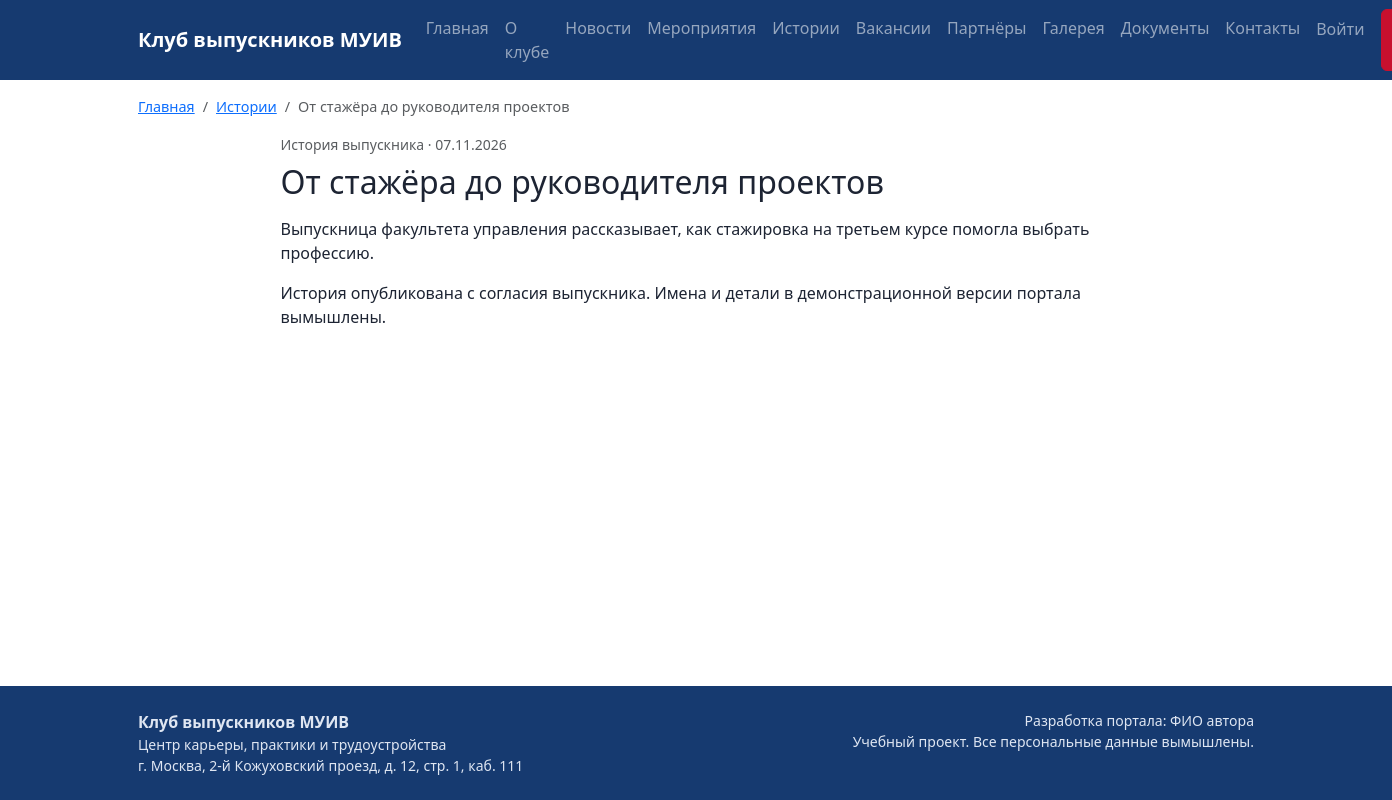
/stories/7/, run on the app's committed database.
### news/models.py (models this page shows, shortened)
class News(models.Model):
    category = models.ForeignKey(NewsCategory, on_delete=models.PROTECT,
                                 verbose_name="Категория", related_name="items")
    title = models.CharField("Заголовок", max_length=200)
    summary = models.CharField("Краткое описание", max_length=300, blank=True)
    body = models.TextField("Текст")
    image = models.ImageField("Изображение", upload_to="news/", blank=True,
                              validators=[validate_image_file])
    published_at = models.DateTimeField("Дата публикации", null=True, blank=True,
                                        help_text="Пустое значение — черновик")
    author = models.ForeignKey(settings.AUTH_USER_MODEL, on_delete=models.SET_NULL,
                               null=True, verbose_name="Автор", related_name="news")
    objects = models.Manager()
    published = PublishedManager()
    class Meta:
        db_table = "news"
        verbose_name = "Публикация"
        verbose_name_plural = "Публикации"
        ordering = ["-published_at", "-id"]
        indexes = [models.Index(fields=["-published_at"], name="idx_news_pub")]

class NewsCategory(models.Model):
    NEWS = "news"
    STORY = "story"
    code = models.CharField("Код", max_length=20, unique=True)
    name = models.CharField("Название", max_length=50)
    class Meta:
        db_table = "news_categories"
        verbose_name = "Категория публикации"
        verbose_name_plural = "Категории публикаций"

### news/views.py (the view)
# urls.py: path("stories/<int:pk>/", views.story_detail, name="story_detail"),
def story_detail(request, pk):
    item = get_object_or_404(News.published, pk=pk, category__code=NewsCategory.STORY)
    return render(request, "news/detail.html", {
        "item": item,
        "crumbs": crumbs(("Истории", "news:stories"), item.title),
    })

### core/breadcrumbs.py (called while the page is built)
def crumbs(*items):
    result = []
    for item in items:
        if isinstance(item, str):
            result.append({"title": item, "url": None})
        else:
            title, route, *args = item
            result.append({"title": title, "url": reverse(route, args=args)})
    return result

### core/context_processors.py (called while the page is built)
def site(request):
    return {
        "menu": MENU,
        "portal_name": settings.PORTAL_NAME,
        "portal_author": settings.PORTAL_AUTHOR,
    }

### news/models.py (called while the page is built)
    def get_queryset(self):
        return super().get_queryset().filter(published_at__isnull=False,
                                             published_at__lte=timezone.now())

### templates/news/detail.html (shortened to what this page needs)
{% extends "base.html" %}
{% block content %}
<article class="row justify-content-center">
  <div class="col-lg-9">
    <div class="small text-muted mb-2">{{ item.category.name }} · {{ item.published_at|date:"d.m.Y" }}</div>
    <h1 class="h2 mb-3">{{ item.title }}</h1>
    {{ item.body|linebreaks }}
  </div>
</article>
{% endblock %}

### templates/base.html (shortened to what this page needs)
{% load static %}<!doctype html>
<html lang="ru">
<head>
  <link href="https://cdn.jsdelivr.net/npm/bootstrap@5.3.3/dist/css/bootstrap.min.css" rel="stylesheet">
  <link href="{% static 'css/site.css' %}" rel="stylesheet">
</head>
<body class="d-flex flex-column min-vh-100">
<nav class="navbar navbar-expand-xl navbar-dark site-nav">
  <div class="container">
    <a class="navbar-brand fw-bold" href="{% url 'core:home' %}">{{ portal_name }}</a>
    <div class="collapse navbar-collapse" id="mainMenu">
      <ul class="navbar-nav me-auto">
        {% for title, route in menu %}
          {% url route as item_url %}
          <li class="nav-item">
            <a class="nav-link{% if request.path == item_url %} active{% endif %}" href="{{ item_url }}">{{ title }}</a>
          </li>
        {% endfor %}
      </ul>
      <ul class="navbar-nav">
        {% if user.is_authenticated %}
          <li class="nav-item"><a class="nav-link" href="{% url 'accounts:cabinet' %}">{{ user.email }}</a></li>
          <li class="nav-item">
            <form method="post" action="{% url 'accounts:logout' %}">{% csrf_token %}
              <button class="btn btn-link nav-link" type="submit">Выйти</button>
            </form>
          </li>
        {% else %}
          <li class="nav-item"><a class="nav-link" href="{% url 'accounts:login' %}">Войти</a></li>
          <li class="nav-item"><a class="btn btn-accent ms-xl-2" href="{% url 'club:join' %}">Вступить в клуб</a></li>
        {% endif %}
      </ul>
    </div>
  </div>
</nav>
<div class="container">
  <nav aria-label="Навигационная цепочка" class="mt-3">
    <ol class="breadcrumb">
      {% if crumbs %}
        <li class="breadcrumb-item"><a href="{% url 'core:home' %}">Главная</a></li>
        {% for crumb in crumbs %}
          {% if crumb.url %}
            <li class="breadcrumb-item"><a href="{{ crumb.url }}">{{ crumb.title }}</a></li>
          {% else %}
            <li class="breadcrumb-item active" aria-current="page">{{ crumb.title }}</li>
          {% endif %}
        {% endfor %}
      {% else %}
        <li class="breadcrumb-item active" aria-current="page">Главная</li>
      {% endif %}
    </ol>
  </nav>
</div>
<main class="container flex-grow-1 pb-5">
  {% block content %}{% endblock %}
</main>
<footer class="site-footer py-4 mt-auto">
  <div class="container d-flex flex-column flex-md-row justify-content-between gap-2">
    <div>
      <div class="fw-bold">{{ portal_name }}</div>
      <div class="small">Центр карьеры, практики и трудоустройства</div>
      <div class="small">г. Москва, 2-й Кожуховский проезд, д. 12, стр. 1, каб. 111</div>
    </div>
    <div class="small text-md-end">
      <div>Разработка портала: {{ portal_author }}</div>
      <div>Учебный проект. Все персональные данные вымышлены.</div>
    </div>
  </div>
</footer>
</body>
</html>

### static/css/site.css (style rules this page uses)
:root { --club-blue: #163a70; --club-red: #c8102e; --club-light: #f3f6fb; }
body { font-family: "Segoe UI", Roboto, Arial, sans-serif; color: #1d2433; }
.site-nav { background-color: var(--club-blue); }
.btn-accent { background-color: var(--club-red); border-color: var(--club-red); color: #fff; }
.breadcrumb { font-size: 0.9rem; }
h1, h2, h3 { color: var(--club-blue); }
.site-footer { background-color: var(--club-blue); color: #dfe6f2; }

### data on the page
News: title "От стажёра до руководителя проектов", category.name "История выпускника", published_at "07.11.2026", title "От стажёра до руководителя проектов", body "Выпускница факультета управления рассказывает, как стажировка на третьем курсе помогла выбрать профессию. История опубликована с согласия выпускника. Имена и детали в демонстрационной версии портала вымышлены."

### other printed values
{{ portal_name }} "Клуб выпускников МУИВ"
{{ title }} "Главная" "О клубе" "Новости" "Мероприятия" "Истории" "Вакансии" "Партнёры" "Галерея" "Документы" "Контакты"
{{ crumb.title }} "Истории"
{{ portal_author }} "ФИО автора"
